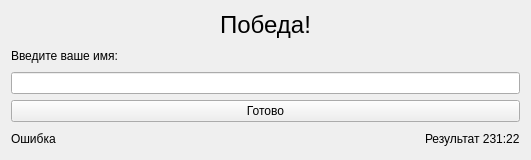
<?xml version="1.0" encoding="UTF-8"?>
<ui version="4.0">
 <class>Form</class>
 <widget class="QWidget" name="Form">
  <property name="geometry">
   <rect>
    <x>0</x>
    <y>0</y>
    <width>531</width>
    <height>160</height>
   </rect>
  </property>
  <property name="sizePolicy">
   <sizepolicy hsizetype="Preferred" vsizetype="Maximum">
    <horstretch>0</horstretch>
    <verstretch>0</verstretch>
   </sizepolicy>
  </property>
  <property name="maximumSize">
   <size>
    <width>16777215</width>
    <height>160</height>
   </size>
  </property>
  <property name="windowTitle">
   <string>Form</string>
  </property>
  <layout class="QVBoxLayout" name="verticalLayout">
   <item>
    <widget class="QLabel" name="label">
     <property name="font">
      <font>
       <pointsize>18</pointsize>
      </font>
     </property>
     <property name="text">
      <string>Победа!</string>
     </property>
     <property name="alignment">
      <set>Qt::AlignCenter</set>
     </property>
    </widget>
   </item>
   <item>
    <layout class="QHBoxLayout" name="horizontalLayout">
     <item>
      <widget class="QLabel" name="label_2">
       <property name="maximumSize">
        <size>
         <width>16777215</width>
         <height>25</height>
        </size>
       </property>
       <property name="text">
        <string>Введите ваше имя:</string>
       </property>
      </widget>
     </item>
     <item>
      <spacer name="horizontalSpacer">
       <property name="orientation">
        <enum>Qt::Horizontal</enum>
       </property>
       <property name="sizeHint" stdset="0">
        <size>
         <width>40</width>
         <height>20</height>
        </size>
       </property>
      </spacer>
     </item>
    </layout>
   </item>
   <item>
    <widget class="QLineEdit" name="enter_name">
     <property name="sizeIncrement">
      <size>
       <width>0</width>
       <height>25</height>
      </size>
     </property>
    </widget>
   </item>
   <item>
    <widget class="QPushButton" name="btn_save">
     <property name="maximumSize">
      <size>
       <width>16777215</width>
       <height>25</height>
      </size>
     </property>
     <property name="text">
      <string>Готово</string>
     </property>
    </widget>
   </item>
   <item>
    <layout class="QHBoxLayout" name="horizontalLayout_2">
     <item>
      <widget class="QLabel" name="label_error">
       <property name="maximumSize">
        <size>
         <width>16777215</width>
         <height>25</height>
        </size>
       </property>
       <property name="text">
        <string>Ошибка</string>
       </property>
      </widget>
     </item>
     <item>
      <spacer name="horizontalSpacer_2">
       <property name="orientation">
        <enum>Qt::Horizontal</enum>
       </property>
       <property name="sizeHint" stdset="0">
        <size>
         <width>40</width>
         <height>20</height>
        </size>
       </property>
      </spacer>
     </item>
     <item>
      <widget class="QLabel" name="label_result">
       <property name="text">
        <string>Результат 231:22</string>
       </property>
      </widget>
     </item>
    </layout>
   </item>
  </layout>
 </widget>
 <resources/>
 <connections/>
</ui>
